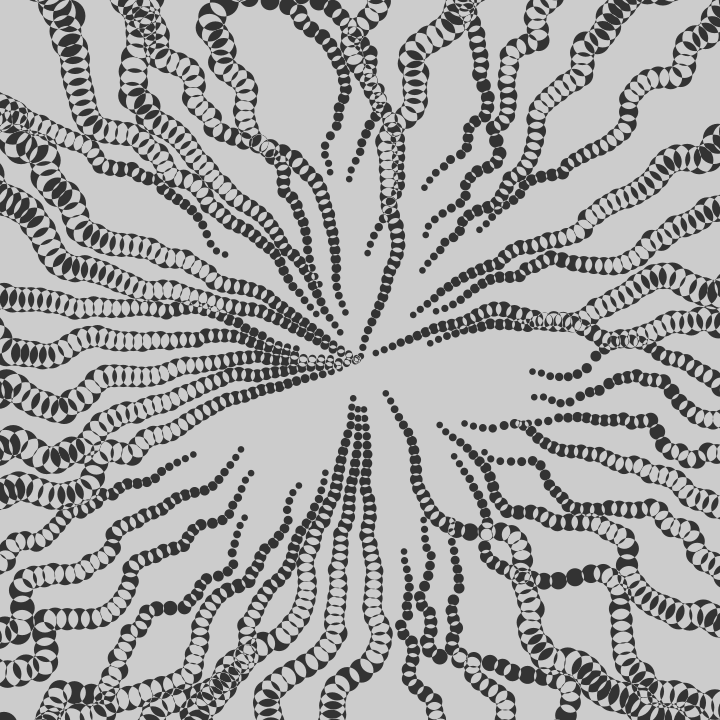
Frame 1 (no input)
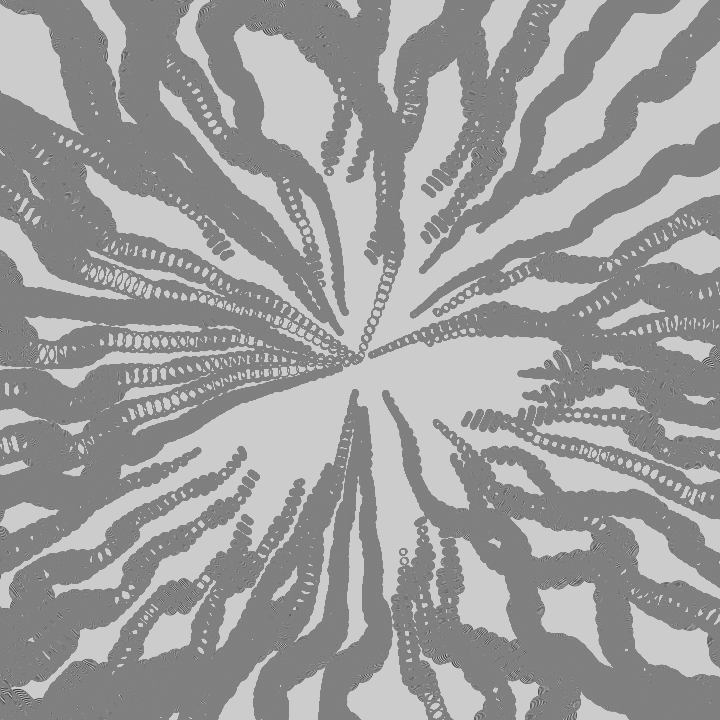
Frame 60 (the mouse pressed at the canvas centre just before this capture)
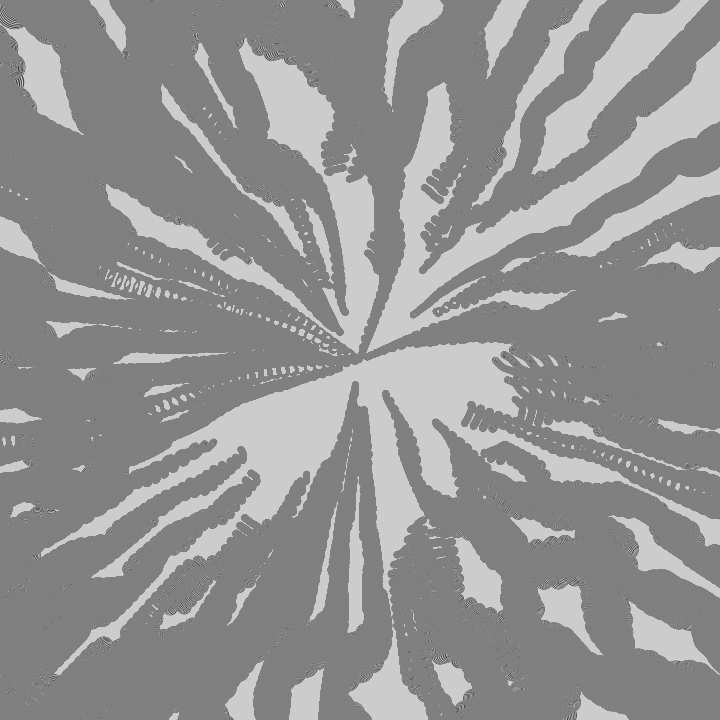
Frame 120 (the mouse held since frame 60 and released just before this capture)

The Processing sketch that drew these frames (run headless with seeded random() and noise(); from frame 60 on, the mouse is pressed at the canvas centre):

// Processing sketch: sketch_1022020_RandomHairs
// ── sketch_1022020_RandomHairs.pde
float t,r,d,R,D;
void setup(){size(720,720);}
void draw(){
 clear();
 t+=.001;
 blendMode(DIFFERENCE);
 for(r=0;r<TAU;r+=PI/22)
  for(d=550;d>99;d-=9)
   circle(cos(R=r+(noise(r,d*.01+t*5)-.5)*.5)*(D=d-(sin(noise(r*3,t)*9)*99))+360,sin(R)*D+360,d/15);
}
